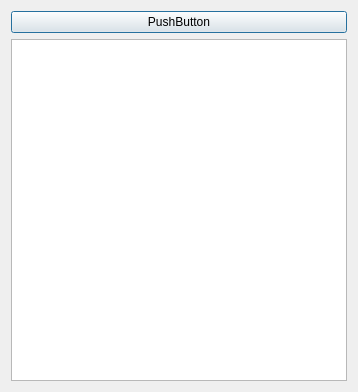
<?xml version="1.0" encoding="UTF-8"?>
<ui version="4.0">
 <class>World</class>
 <widget class="QDialog" name="World">
  <property name="geometry">
   <rect>
    <x>0</x>
    <y>0</y>
    <width>358</width>
    <height>392</height>
   </rect>
  </property>
  <property name="windowTitle">
   <string>Dialog</string>
  </property>
  <layout class="QGridLayout" name="gridLayout">
   <item row="0" column="0">
    <widget class="QPushButton" name="pushButton">
     <property name="text">
      <string>PushButton</string>
     </property>
     <property name="iconSize">
      <size>
       <width>48</width>
       <height>48</height>
      </size>
     </property>
    </widget>
   </item>
   <item row="1" column="0">
    <widget class="QTreeWidget" name="treeWidget">
     <property name="contextMenuPolicy">
      <enum>Qt::CustomContextMenu</enum>
     </property>
     <property name="rootIsDecorated">
      <bool>false</bool>
     </property>
     <property name="itemsExpandable">
      <bool>false</bool>
     </property>
     <attribute name="headerVisible">
      <bool>false</bool>
     </attribute>
     <column>
      <property name="text">
       <string>1</string>
      </property>
     </column>
     <column>
      <property name="text">
       <string>New Column</string>
      </property>
     </column>
     <column>
      <property name="text">
       <string>New Column</string>
      </property>
      <property name="textAlignment">
       <set>AlignRight|AlignVCenter</set>
      </property>
     </column>
    </widget>
   </item>
  </layout>
 </widget>
 <resources/>
 <connections/>
</ui>
